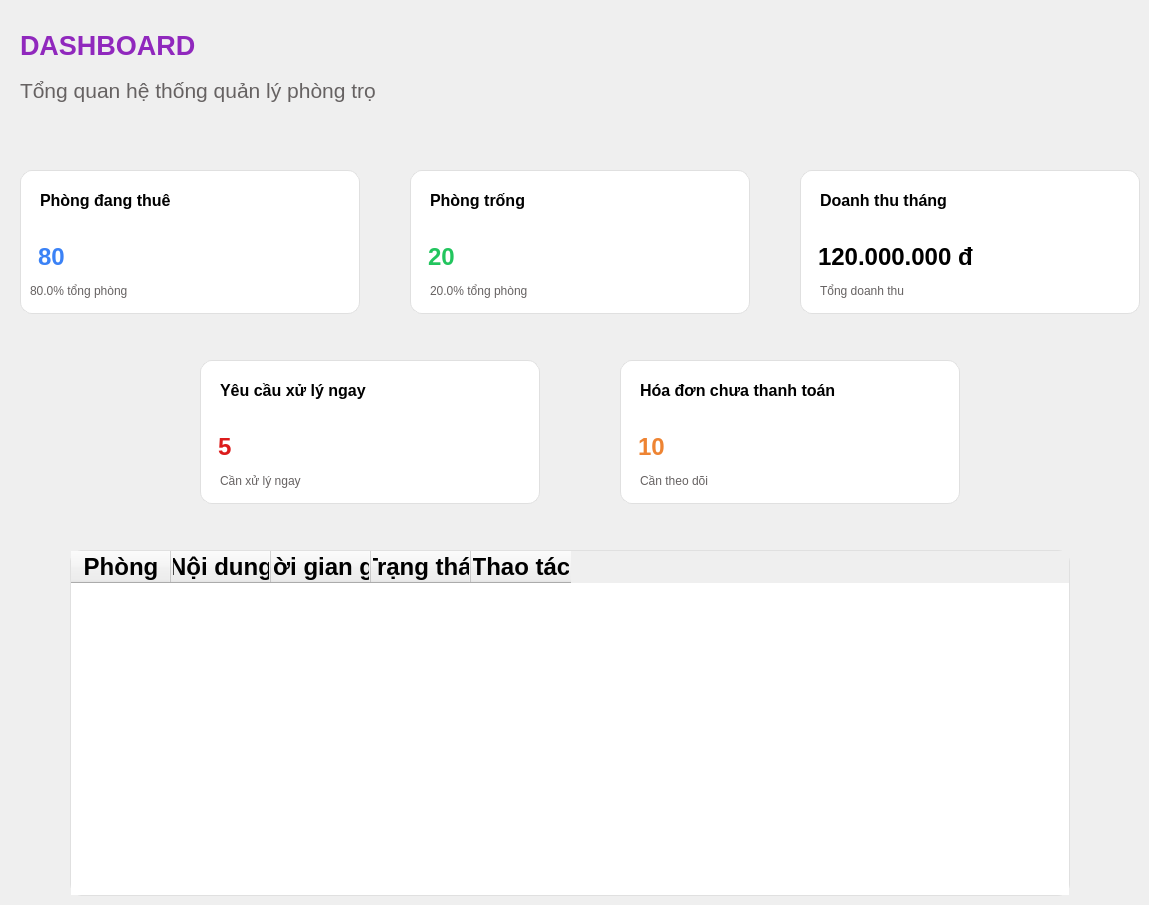
    <widget class="QWidget" name="page">
     <widget class="QTableWidget" name="tableWidget">
      <property name="geometry">
       <rect>
        <x>70</x>
        <y>550</y>
        <width>1000</width>
        <height>346</height>
       </rect>
      </property>
      <property name="styleSheet">
       <string notr="true">QTableWidget{
border:1px solid #e0e0e0;
border-radius:12px;
}</string>
      </property>
      <column>
       <property name="text">
        <string>Phòng</string>
       </property>
       <property name="font">
        <font>
         <family>Arial</family>
         <pointsize>18</pointsize>
         <weight>75</weight>
         <bold>true</bold>
        </font>
       </property>
      </column>
      <column>
       <property name="text">
        <string>Nội dung</string>
       </property>
       <property name="font">
        <font>
         <family>Arial</family>
         <pointsize>18</pointsize>
         <weight>75</weight>
         <bold>true</bold>
        </font>
       </property>
      </column>
      <column>
       <property name="text">
        <string>Thời gian gửi</string>
       </property>
       <property name="font">
        <font>
         <family>Arial</family>
         <pointsize>18</pointsize>
         <weight>75</weight>
         <bold>true</bold>
        </font>
       </property>
      </column>
      <column>
       <property name="text">
        <string>Trạng thái</string>
       </property>
       <property name="font">
        <font>
         <family>Arial</family>
         <pointsize>18</pointsize>
         <weight>75</weight>
         <bold>true</bold>
        </font>
       </property>
      </column>
      <column>
       <property name="text">
        <string>Thao tác</string>
       </property>
       <property name="font">
        <font>
         <family>Arial</family>
         <pointsize>18</pointsize>
         <weight>75</weight>
         <bold>true</bold>
        </font>
       </property>
      </column>
     </widget>
     <widget class="QLabel" name="lb_dashboard">
      <property name="geometry">
       <rect>
        <x>20</x>
        <y>30</y>
        <width>381</width>
        <height>91</height>
       </rect>
      </property>
      <property name="font">
       <font>
        <family>Arial</family>
        <pointsize>20</pointsize>
        <weight>75</weight>
        <bold>true</bold>
       </font>
      </property>
      <property name="text">
       <string>&lt;html&gt;&lt;head/&gt;&lt;body&gt;&lt;p&gt;&lt;span style=&quot; color:#9028bd;&quot;&gt;DASHBOARD&lt;/span&gt;&lt;/p&gt;&lt;p&gt;&lt;span style=&quot; font-size:16pt; font-weight:400; color:#666262;&quot;&gt;Tổng quan hệ thống quản lý phòng trọ&lt;/span&gt;&lt;br/&gt;&lt;/p&gt;&lt;/body&gt;&lt;/html&gt;</string>
      </property>
     </widget>
     <widget class="QLabel" name="label_3">
      <property name="geometry">
       <rect>
        <x>30</x>
        <y>180</y>
        <width>241</width>
        <height>31</height>
       </rect>
      </property>
      <property name="font">
       <font>
        <family>Arial</family>
        <pointsize>12</pointsize>
        <weight>75</weight>
        <bold>true</bold>
       </font>
      </property>
      <property name="text">
       <string>Phòng đang thuê</string>
      </property>
     </widget>
     <widget class="QLineEdit" name="lne_db_room_dangthue">
      <property name="geometry">
       <rect>
        <x>20</x>
        <y>170</y>
        <width>340</width>
        <height>144</height>
       </rect>
      </property>
      <property name="font">
       <font>
        <family>Arial</family>
        <pointsize>18</pointsize>
        <weight>75</weight>
        <bold>true</bold>
       </font>
      </property>
      <property name="styleSheet">
       <string notr="true">QLineEdit{
border:1px solid #e0e0e0;
border-radius:12px;
padding-top:30px;
padding-left:15px;
color:#3B82F6; 
}</string>
      </property>
      <property name="text">
       <string>80</string>
      </property>
     </widget>
     <widget class="QLabel" name="label_5">
      <property name="geometry">
       <rect>
        <x>40</x>
        <y>180</y>
        <width>241</width>
        <height>41</height>
       </rect>
      </property>
      <property name="font">
       <font>
        <family>Arial</family>
        <pointsize>12</pointsize>
        <weight>75</weight>
        <bold>true</bold>
       </font>
      </property>
      <property name="text">
       <string>Phòng đang thuê</string>
      </property>
     </widget>
     <widget class="QLabel" name="label_6">
      <property name="geometry">
       <rect>
        <x>30</x>
        <y>270</y>
        <width>111</width>
        <height>41</height>
       </rect>
      </property>
      <property name="font">
       <font>
        <family>Arial</family>
        <pointsize>9</pointsize>
        <weight>50</weight>
        <bold>false</bold>
       </font>
      </property>
      <property name="styleSheet">
       <string notr="true">QLabel{
color:#666262;
}</string>
      </property>
      <property name="text">
       <string>80.0% tổng phòng</string>
      </property>
     </widget>
     <widget class="QLineEdit" name="lne_db_room_trong">
      <property name="geometry">
       <rect>
        <x>410</x>
        <y>170</y>
        <width>340</width>
        <height>144</height>
       </rect>
      </property>
      <property name="font">
       <font>
        <family>Arial</family>
        <pointsize>18</pointsize>
        <weight>75</weight>
        <bold>true</bold>
       </font>
      </property>
      <property name="styleSheet">
       <string notr="true">QLineEdit{
border:1px solid #e0e0e0;
border-radius:12px;
padding-top:30px;
padding-left:15px;
color:#22C55E; 
}</string>
      </property>
      <property name="text">
       <string>20</string>
      </property>
     </widget>
     <widget class="QLineEdit" name="lne_db_doanhthu">
      <property name="geometry">
       <rect>
        <x>800</x>
        <y>170</y>
        <width>340</width>
        <height>144</height>
       </rect>
      </property>
      <property name="font">
       <font>
        <family>Arial</family>
        <pointsize>18</pointsize>
        <weight>75</weight>
        <bold>true</bold>
       </font>
      </property>
      <property name="styleSheet">
       <string notr="true">QLineEdit{
border:1px solid #e0e0e0;
border-radius:12px;
padding-top:30px;
padding-left:15px;
}</string>
      </property>
      <property name="text">
       <string>120.000.000 đ</string>
      </property>
     </widget>
     <widget class="QLabel" name="label_7">
      <property name="geometry">
       <rect>
        <x>430</x>
        <y>180</y>
        <width>241</width>
        <height>41</height>
       </rect>
      </property>
      <property name="font">
       <font>
        <family>Arial</family>
        <pointsize>12</pointsize>
        <weight>75</weight>
        <bold>true</bold>
       </font>
      </property>
      <property name="text">
       <string>Phòng trống</string>
      </property>
     </widget>
     <widget class="QLabel" name="label_8">
      <property name="geometry">
       <rect>
        <x>430</x>
        <y>270</y>
        <width>111</width>
        <height>41</height>
       </rect>
      </property>
      <property name="font">
       <font>
        <family>Arial</family>
        <pointsize>9</pointsize>
        <weight>50</weight>
        <bold>false</bold>
       </font>
      </property>
      <property name="styleSheet">
       <string notr="true">QLabel{
color:#666262;
}</string>
      </property>
      <property name="text">
       <string>20.0% tổng phòng</string>
      </property>
     </widget>
     <widget class="QLabel" name="label_9">
      <property name="geometry">
       <rect>
        <x>820</x>
        <y>180</y>
        <width>241</width>
        <height>41</height>
       </rect>
      </property>
      <property name="font">
       <font>
        <family>Arial</family>
        <pointsize>12</pointsize>
        <weight>75</weight>
        <bold>true</bold>
       </font>
      </property>
      <property name="text">
       <string>Doanh thu tháng</string>
      </property>
     </widget>
     <widget class="QLabel" name="label_10">
      <property name="geometry">
       <rect>
        <x>820</x>
        <y>270</y>
        <width>111</width>
        <height>41</height>
       </rect>
      </property>
      <property name="font">
       <font>
        <family>Arial</family>
        <pointsize>9</pointsize>
        <weight>50</weight>
        <bold>false</bold>
       </font>
      </property>
      <property name="styleSheet">
       <string notr="true">QLabel{
color:#666262;
}</string>
      </property>
      <property name="text">
       <string>Tổng doanh thu</string>
      </property>
     </widget>
     <widget class="QLineEdit" name="lne_db_request">
      <property name="geometry">
       <rect>
        <x>200</x>
        <y>360</y>
        <width>340</width>
        <height>144</height>
       </rect>
      </property>
      <property name="font">
       <font>
        <family>Arial</family>
        <pointsize>18</pointsize>
        <weight>75</weight>
        <bold>true</bold>
       </font>
      </property>
      <property name="styleSheet">
       <string notr="true">QLineEdit{
border:1px solid #e0e0e0;
border-radius:12px;
padding-top:30px;
padding-left:15px;
color:#DC1B1B; 
}</string>
      </property>
      <property name="text">
       <string>5</string>
      </property>
     </widget>
     <widget class="QLabel" name="label_11">
      <property name="geometry">
       <rect>
        <x>220</x>
        <y>370</y>
        <width>241</width>
        <height>41</height>
       </rect>
      </property>
      <property name="font">
       <font>
        <family>Arial</family>
        <pointsize>12</pointsize>
        <weight>75</weight>
        <bold>true</bold>
       </font>
      </property>
      <property name="text">
       <string>Yêu cầu xử lý ngay</string>
      </property>
     </widget>
     <widget class="QLabel" name="label_12">
      <property name="geometry">
       <rect>
        <x>220</x>
        <y>460</y>
        <width>111</width>
        <height>41</height>
       </rect>
      </property>
      <property name="font">
       <font>
        <family>Arial</family>
        <pointsize>9</pointsize>
        <weight>50</weight>
        <bold>false</bold>
       </font>
      </property>
      <property name="styleSheet">
       <string notr="true">QLabel{
color:#666262;
}</string>
      </property>
      <property name="text">
       <string>Cần xử lý ngay</string>
      </property>
     </widget>
     <widget class="QLineEdit" name="lne_db_bill">
      <property name="geometry">
       <rect>
        <x>620</x>
        <y>360</y>
        <width>340</width>
        <height>144</height>
       </rect>
      </property>
      <property name="font">
       <font>
        <family>Arial</family>
        <pointsize>18</pointsize>
        <weight>75</weight>
        <bold>true</bold>
       </font>
      </property>
      <property name="styleSheet">
       <string notr="true">QLineEdit{
border:1px solid #e0e0e0;
border-radius:12px;
padding-top:30px;
padding-left:15px;
color:#EE8433; 
}</string>
      </property>
      <property name="text">
       <string>10</string>
      </property>
     </widget>
     <widget class="QLabel" name="label_13">
      <property name="geometry">
       <rect>
        <x>640</x>
        <y>370</y>
        <width>241</width>
        <height>41</height>
       </rect>
      </property>
      <property name="font">
       <font>
        <family>Arial</family>
        <pointsize>12</pointsize>
        <weight>75</weight>
        <bold>true</bold>
       </font>
      </property>
      <property name="text">
       <string>Hóa đơn chưa thanh toán</string>
      </property>
     </widget>
     <widget class="QLabel" name="label_14">
      <property name="geometry">
       <rect>
        <x>640</x>
        <y>460</y>
        <width>111</width>
        <height>41</height>
       </rect>
      </property>
      <property name="font">
       <font>
        <family>Arial</family>
        <pointsize>9</pointsize>
        <weight>50</weight>
        <bold>false</bold>
       </font>
      </property>
      <property name="styleSheet">
       <string notr="true">QLabel{
color:#666262;
}</string>
      </property>
      <property name="text">
       <string>Cần theo dõi</string>
      </property>
     </widget>
    </widget>
